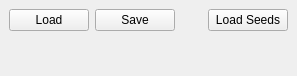
<?xml version="1.0" encoding="UTF-8"?>
<ui version="4.0">
 <class>LabelingDock</class>
 <widget class="QDockWidget" name="LabelingDock">
  <property name="geometry">
   <rect>
    <x>0</x>
    <y>0</y>
    <width>297</width>
    <height>76</height>
   </rect>
  </property>
  <property name="windowTitle">
   <string>Labeling</string>
  </property>
  <widget class="QWidget" name="dockWidgetContents">
   <layout class="QGridLayout" name="gridLayout">
    <item row="0" column="0">
     <widget class="QPushButton" name="loadLabelingButton">
      <property name="toolTip">
       <string>load pixel labeling from a file</string>
      </property>
      <property name="text">
       <string>Load</string>
      </property>
     </widget>
    </item>
    <item row="0" column="1">
     <widget class="QPushButton" name="saveLabelingButton">
      <property name="toolTip">
       <string>save pixel labeling to a file</string>
      </property>
      <property name="text">
       <string>Save</string>
      </property>
     </widget>
    </item>
    <item row="0" column="2">
     <spacer name="horizontalSpacer">
      <property name="orientation">
       <enum>Qt::Horizontal</enum>
      </property>
      <property name="sizeHint" stdset="0">
       <size>
        <width>23</width>
        <height>20</height>
       </size>
      </property>
     </spacer>
    </item>
    <item row="0" column="3">
     <widget class="QPushButton" name="loadSeedsButton">
      <property name="toolTip">
       <string>load seeding for segmentation from a file</string>
      </property>
      <property name="text">
       <string>Load Seeds</string>
      </property>
     </widget>
    </item>
    <item row="1" column="1">
     <spacer name="verticalSpacer_2">
      <property name="orientation">
       <enum>Qt::Vertical</enum>
      </property>
      <property name="sizeHint" stdset="0">
       <size>
        <width>17</width>
        <height>0</height>
       </size>
      </property>
     </spacer>
    </item>
   </layout>
  </widget>
 </widget>
 <resources/>
 <connections/>
</ui>
